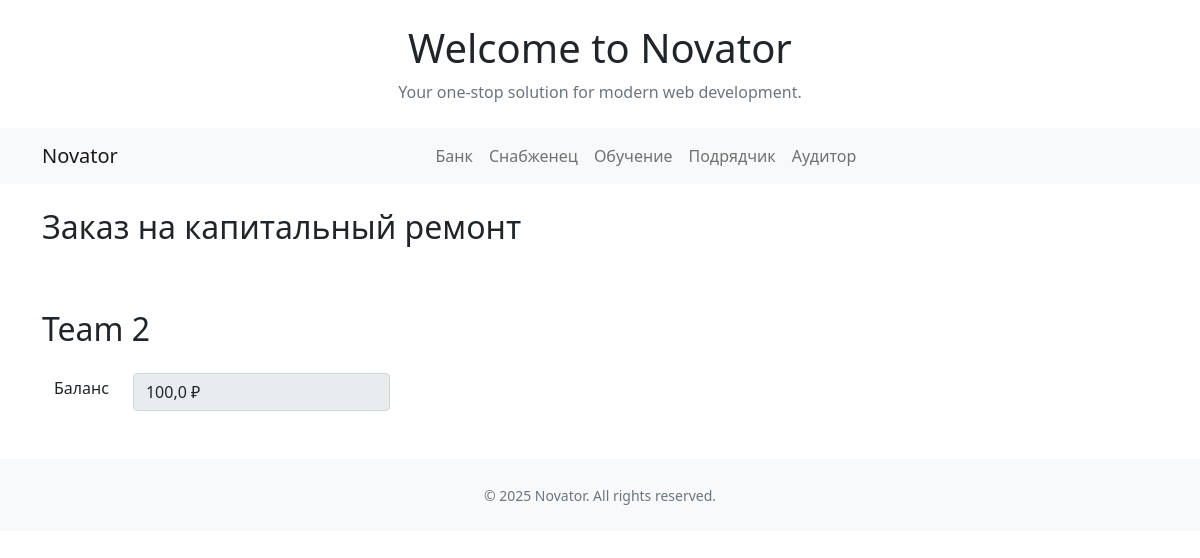
Before: /bank/zakaz/2/kapremont/ (signed in) with the older database file.
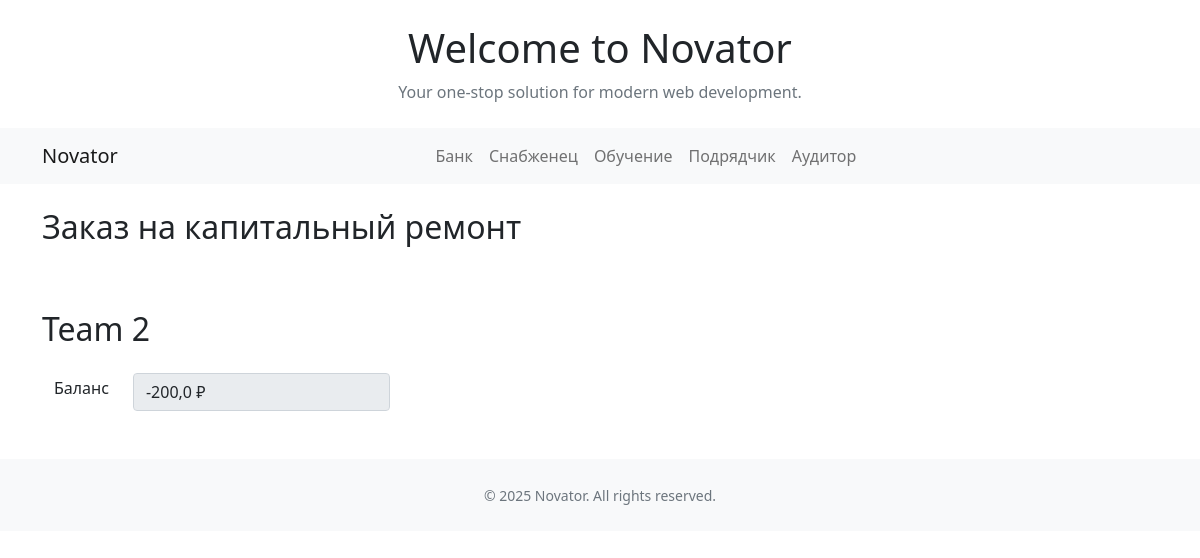
After: the same page with the newer database file.
### bank/models.py (models this page shows)
class Balance(models.Model):
    team = models.ForeignKey(Team, on_delete=models.CASCADE)
    money = models.FloatField(max_length=10, verbose_name='Баланс')

### bank/views.py (the view)
# urls.py: path('zakaz/<int:team_id>/kapremont/', views.zakaz_kapremont, name='zakaz_kapremont'),
@login_required
def zakaz_kapremont(request, team_id):
    team = get_object_or_404(Team, pk=team_id)
    balance = Balance.objects.get(team=team)
    items = ZakazItem.objects.filter(zakaz__status__name='Выдан снабженцем', zakaz__team=team)
    materials = Stock.objects.filter(warehouse__team=team)
    zakaz_form = ZakazFormTrub()
    return render(request, 'bank/zakaz_kapremont.html', {'team': team, 'items': items, 'materials': materials, 'balance': balance, 'form': zakaz_form})

### bank/forms.py
class ZakazFormTrub(forms.Form):
    team = forms.ChoiceField(label='Команда', choices=get_choices(), widget=forms.Select(attrs={'id': 'team-select'}))
    TDU500 = forms.IntegerField(label='Труба Ду 500', required=False)
    TDU1000 = forms.IntegerField(label='Труба Ду 1000', required=False)
    UDU500 = forms.IntegerField(label='Угол Ду 500', required=False)
    UDU1000 = forms.IntegerField(label='Угол Ду 1000', required=False)
    TRDU500 = forms.IntegerField(label='Тройник Ду 500', required=False)
    TRDU1000 = forms.IntegerField(label='Тройник Ду 1000', required=False)
    TRP1000_500 = forms.IntegerField(label='Тройник переходной 1000/500', required=False)
    PDU1000_500 = forms.IntegerField(label='Переходник 1000/500', required=False)
    koeff = forms.ChoiceField(label='Коэффициент', choices=KOEFF_CHOICES, required=False)

### templates/bank/zakaz_kapremont.html (shortened to what this page needs)
{% extends 'base.html' %}
{% load static %}
{% block content %}
<div class="container my-4">
  <h2 class="mb-4">Заказ на капитальный ремонт</h2>
<div class="d-flex flex-row mb-3 gap-3 overflow-auto py-2 px-1">
</div>
</div>
<div class="container my-4">
  <div class="d-flex justify-content-between align-items-center mb-3">
    <h2 class="m-0">{{ team.name }}</h2>
  </div>
<div class="container my-4">
  <div class="d-flex justify-content-left align-items-center mb-4 gap-3">
  <label class="form-label me-2">Баланс</label>
  <input type ='text' id="myText" readonly class="form-control w-auto" value="{{ balance.money }} ₽">
  </div>
</div>
{% endblock %}

Changed rows visible on the page:
changed Balance: money "100,0 ₽" → "-200,0 ₽"
